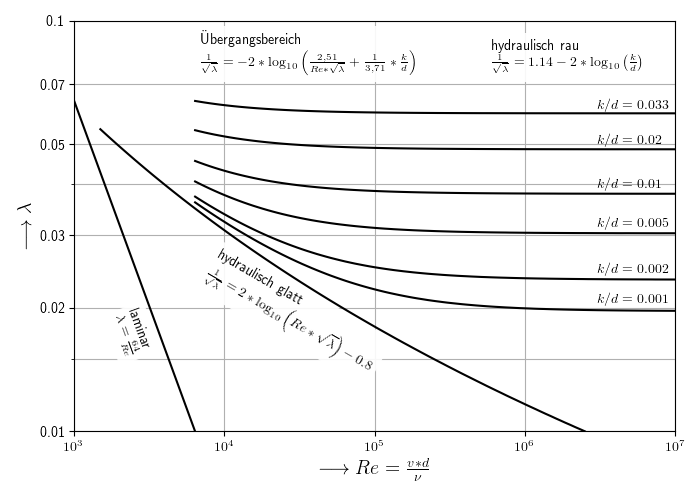

Reproduce this figure in Python.
from math import sqrt, log10
from scipy.optimize import minimize_scalar
import numpy as np
import matplotlib.pyplot as plt


def laminar_func(reynolds):
    return 64 / reynolds


def turbulent_func(reynolds, relative_roughness):
    def _func(lambda_):
        return abs(1 / sqrt(lambda_) + 2 * log10(2.51 / (reynolds * sqrt(lambda_)) + 1 / 3.71 * relative_roughness))

    lambda_bounds = (0.01, 0.1)
    return minimize_scalar(_func, method='bounded', bounds=lambda_bounds).x


def moody_chart():
    plt.rc('text', usetex=True)
    plt.rc('font', family='sans-serif')
    plt.rc('font', **{'sans-serif': ['Helvetica']})

    fig, ax = plt.subplots()

    glatt_reynolds = np.logspace(log10(1500), log10(2.5e6), 100)
    glatt_lambda = np.vectorize(lambda x: turbulent_func(x, 0))(glatt_reynolds)

    ax.plot(glatt_reynolds, glatt_lambda, c='k')

    border_laminar_turbulent = 6400

    laminar_reynolds = np.arange(1e3, border_laminar_turbulent, 3)
    laminar_lambda = np.vectorize(laminar_func)(laminar_reynolds)

    ax.plot(laminar_reynolds, laminar_lambda, c='k')

    k_d_list = [0.001, 0.002, 0.005, 0.01, 0.02, 0.033]
    for k_d in k_d_list:
        rau_reynolds = np.logspace(log10(border_laminar_turbulent), 7, 100)
        rau_lambda = np.vectorize(lambda x: turbulent_func(x, k_d))(rau_reynolds)

        ax.plot(rau_reynolds, rau_lambda, c='k')

        ax.text(3e6, rau_lambda[-3] + 0.0005, r'$k/d={}$'.format(k_d),
                verticalalignment='bottom', horizontalalignment='left')

    ax.set_xscale("log", nonposx='clip')
    ax.set_yscale("log", nonposy='clip')

    ax.grid(True)
    ax.grid(True, which='minor')

    ax.set_xlim(1e3, 1e7)
    ax.set_xticks([1e3, 1e4, 1e5, 1e6, 1e7])
    ax.set_xticks([], minor=True)

    ax.set_ylim(0.01, 0.1)
    ax.set_yticks([0.01, 0.02, 0.03, 0.05, 0.07, 0.1])
    ax.set_yticks([0.015, 0.04], minor=True)

    ax.set_yticklabels('${}$'.format(i) for i in [0.01, 0.02, 0.03, 0.05, 0.07, 0.10])

    ax.set_yticklabels([], minor=True)

    ax.set_ylabel(r'$\longrightarrow \lambda$', fontsize='x-large')
    ax.set_xlabel(r'$\longrightarrow Re=\frac{v*d}{\nu}$'.replace('*', r' \cdot '), fontsize='x-large')

    ax.text(1.7e3, 0.02,
            'laminar \n' + r'$\lambda=\frac{64}{Re}$',
            bbox=dict(facecolor='white', alpha=0.9, linewidth=0), rotation=-70, verticalalignment='top')

    ax.text(6e5, 0.075, 'hydraulisch rau \n' + r'$\frac{1}{\sqrt{\lambda}}=1.14-2*\log_{10}\left(\frac{k}{d}\right)$'.replace('*', r' \cdot '),
            bbox=dict(facecolor='white', alpha=0.9, linewidth=0))

    ax.text(7e3, 0.028,
            'hydraulisch glatt \n' + r'$\frac{1}{\sqrt{\lambda}}=2*\log_{10}\left(Re*\sqrt{\lambda}\right)-0.8$'.replace('*', r' \cdot '),
            bbox=dict(facecolor='white', alpha=0.9, linewidth=0), rotation=-30, verticalalignment='top')

    ax.text(7e3, 0.075,
            'Übergangsbereich\n' + r'$\frac{1}{\sqrt{\lambda}}=-2*\log_{10}\left(\frac{2.51}{Re*\sqrt{\lambda}}+\frac{1}{3.71}*\frac{k}{d}\right)$'.replace('*', r' \cdot '),
            bbox=dict(facecolor='white', alpha=0.9, linewidth=0))

    fig.set_size_inches(7, 5)
    fig.tight_layout()
    return fig


if __name__ == '__main__':
    fig = moody_chart()
    fig.savefig('moody_chart.png')

